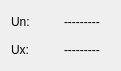
<?xml version="1.0" encoding="UTF-8"?>
<ui version="4.0">
 <class>WMOffsetValBase</class>
 <widget class="QDialog" name="WMOffsetValBase">
  <property name="geometry">
   <rect>
    <x>0</x>
    <y>0</y>
    <width>121</width>
    <height>71</height>
   </rect>
  </property>
  <property name="sizePolicy">
   <sizepolicy hsizetype="Minimum" vsizetype="Minimum">
    <horstretch>0</horstretch>
    <verstretch>0</verstretch>
   </sizepolicy>
  </property>
  <property name="minimumSize">
   <size>
    <width>0</width>
    <height>0</height>
   </size>
  </property>
  <property name="mouseTracking">
   <bool>false</bool>
  </property>
  <property name="windowTitle">
   <string>Offset</string>
  </property>
  <layout class="QGridLayout">
   <item row="0" column="1">
    <widget class="QLabel" name="XnOffsDisp">
     <property name="frameShape">
      <enum>QFrame::NoFrame</enum>
     </property>
     <property name="text">
      <string>---------</string>
     </property>
     <property name="wordWrap">
      <bool>false</bool>
     </property>
    </widget>
   </item>
   <item row="0" column="0">
    <widget class="QLabel" name="XnLabel">
     <property name="frameShape">
      <enum>QFrame::NoFrame</enum>
     </property>
     <property name="text">
      <string>Un:</string>
     </property>
     <property name="wordWrap">
      <bool>false</bool>
     </property>
    </widget>
   </item>
   <item row="1" column="0">
    <widget class="QLabel" name="XxLabel">
     <property name="frameShape">
      <enum>QFrame::NoFrame</enum>
     </property>
     <property name="text">
      <string>Ux:</string>
     </property>
     <property name="wordWrap">
      <bool>false</bool>
     </property>
    </widget>
   </item>
   <item row="1" column="1">
    <widget class="QLabel" name="XxOffsDisp">
     <property name="frameShape">
      <enum>QFrame::NoFrame</enum>
     </property>
     <property name="text">
      <string>---------</string>
     </property>
     <property name="alignment">
      <set>Qt::AlignVCenter</set>
     </property>
     <property name="wordWrap">
      <bool>false</bool>
     </property>
    </widget>
   </item>
  </layout>
 </widget>
 <layoutdefault spacing="6" margin="11"/>
 <pixmapfunction>qPixmapFromMimeSource</pixmapfunction>
 <includes>
  <include location="local">wmglobal.h</include>
  <include location="local">widgeom.h</include>
  <include location="local">wmrawactualconfigbase.h</include>
  <include location="local">tools.h</include>
 </includes>
 <resources/>
 <connections/>
</ui>
